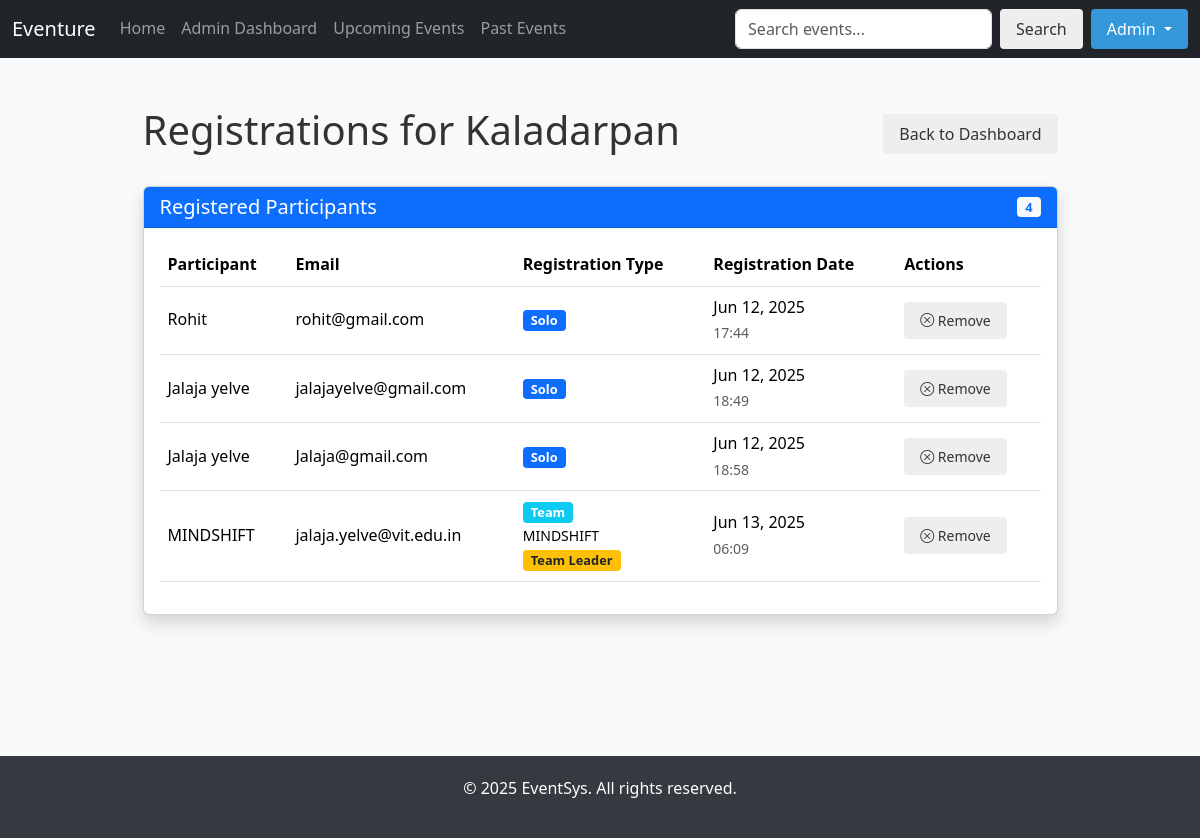
Page /event/1/registrations/ (signed in) on the earlier database version.
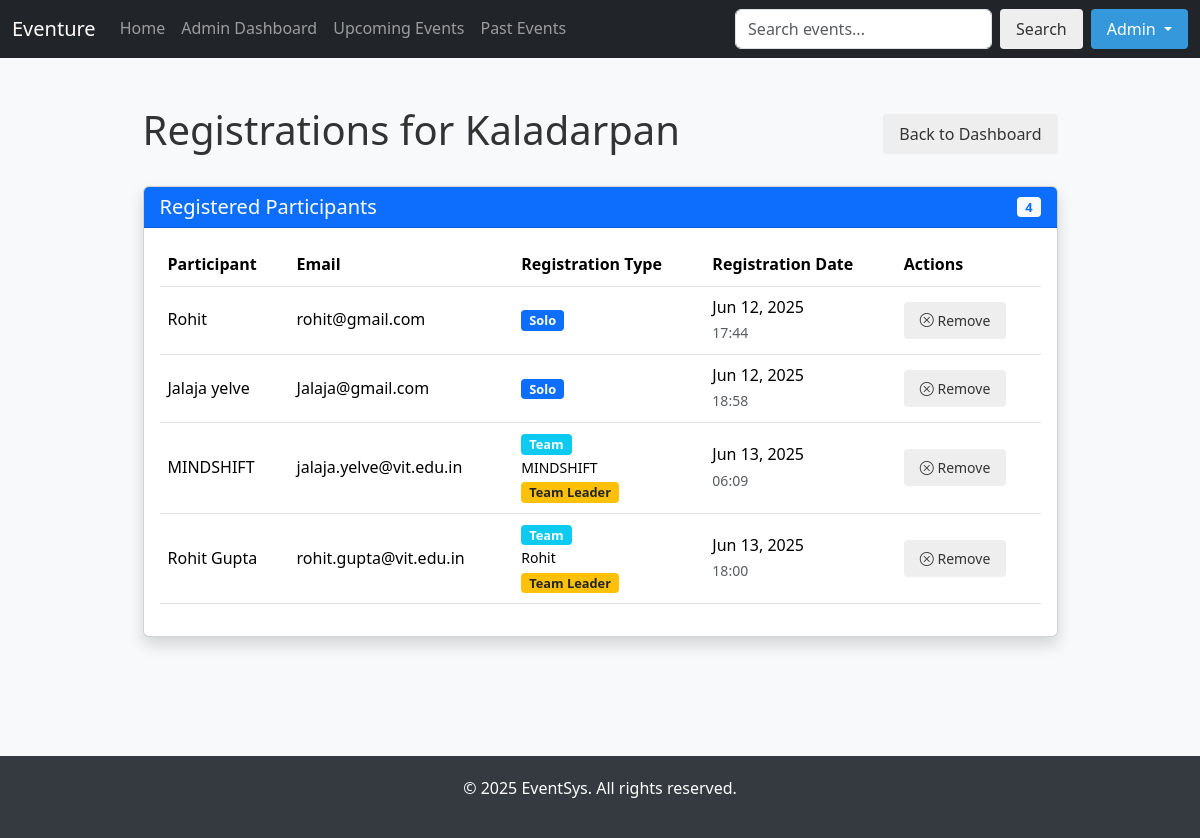
Same page on the later database version.
### events/models.py (models this page shows, shortened)
class Event(models.Model):
    TECHNICAL = 'TECH'
    CULTURAL = 'CULT'
    SPORTS = 'SPORTS'
    ACADEMIC = 'ACAD'
    OTHER = 'OTHER'
    DOMAIN_CHOICES = [
        (TECHNICAL, 'Technical'),
        (CULTURAL, 'Cultural'),
        (SPORTS, 'Sports'),
        (ACADEMIC, 'Academic'),
        (OTHER, 'Other')
    ]
    SOLO = 'SOLO'
    TEAM = 'TEAM'
    BOTH = 'BOTH'
    PARTICIPATION_TYPE_CHOICES = [
        (SOLO, 'Solo Participant'),
        (TEAM, 'Team Participation'),
        (BOTH, 'Both Solo & Team')
    ]
    title = models.CharField(max_length=200)
    description = models.TextField()
    domain = models.CharField(max_length=10, choices=DOMAIN_CHOICES, default=OTHER)
    participation_type = models.CharField(max_length=5, choices=PARTICIPATION_TYPE_CHOICES, default=SOLO)
    venue = models.CharField(max_length=200)
    date = models.DateField()
    time = models.TimeField()
    is_active = models.BooleanField(default=True)
    min_team_size = models.IntegerField(default=1, validators=[MinValueValidator(1)])
    max_team_size = models.IntegerField(default=1, validators=[MinValueValidator(1), MaxValueValidator(20)])
    image = models.ImageField(upload_to='event_images/', null=True, blank=True,
                              help_text="Upload an image for the event (optional)")

class EventRegistration(models.Model):
    event = models.ForeignKey(Event, on_delete=models.CASCADE)
    name = models.CharField(max_length=100)
    email = models.EmailField()
    user = models.ForeignKey(User, on_delete=models.CASCADE, null=True, blank=True)
    team = models.ForeignKey(Team, on_delete=models.SET_NULL, null=True, blank=True)
    is_team_registration = models.BooleanField(default=False)
    registered_at = models.DateTimeField(auto_now_add=True)

class Team(models.Model):
    name = models.CharField(max_length=100)
    event = models.ForeignKey(Event, on_delete=models.CASCADE)
    leader = models.ForeignKey(User, on_delete=models.CASCADE, related_name='team_leader')
    created_at = models.DateTimeField(auto_now_add=True)
    team_code = models.CharField(max_length=8, unique=True, blank=True)

### events/views.py (the view)
# urls.py: path('event/<int:event_id>/registrations/', views.view_event_registrations, name='view_event_registrations'),
@login_required
@user_passes_test(is_admin)
def view_event_registrations(request, event_id):
    event = get_object_or_404(Event, id=event_id)
    registrations = EventRegistration.objects.filter(event=event).select_related('user', 'team')
    return render(request, 'events/event_registrations.html', {
        'event': event,
        'registrations': registrations
    })

### events/context_processors.py (called while the page is built)
def notification_processor(request):
    context = {
        'unread_notifications_count': 0
    }
    if request.user.is_authenticated and not request.user.is_staff:
        context['unread_notifications_count'] = RegistrationRemoval.objects.filter(
            user=request.user,
            is_read=False
        ).count()
    return context

### events/views.py (called while the page is built)
def is_admin(user):
    return user.is_authenticated and user.is_staff

### events/templates/events/event_registrations.html (shortened to what this page needs)
{% extends 'events/base.html' %}
{% block content %}
<div class="container py-4">
    <div class="d-flex justify-content-between align-items-center mb-4">
        <h1>Registrations for {{ event.title }}</h1>
        <a href="{% url 'admin_dashboard' %}" class="btn btn-outline-secondary">Back to Dashboard</a>
    </div>
    <div class="card shadow">
        <div class="card-header bg-primary text-white">
            <div class="d-flex justify-content-between align-items-center">
                <h5 class="card-title mb-0">Registered Participants</h5>
                <span class="badge bg-light text-primary">{{ registrations.count }}</span>
            </div>
        </div>
        <div class="card-body">
            {% if registrations %}
                <div class="table-responsive">
                    <table class="table table-hover align-middle">
                        <thead>
                            <tr>
                                <th>Participant</th>
                                <th>Email</th>
                                <th>Registration Type</th>
                                <th>Registration Date</th>
                                <th>Actions</th>
                            </tr>
                        </thead>
                        <tbody>
                            {% for reg in registrations %}
                                <tr>
                                    <td>{{ reg.name }}</td>
                                    <td>{{ reg.email }}</td>
                                    <td>
                                        {% if reg.is_team_registration %}
                                            <span class="badge bg-info">Team</span>
                                            {% if reg.team %}
                                                <small class="d-block">{{ reg.team.name }}</small>
                                                {% if reg.user == reg.team.leader %}
                                                    <span class="badge bg-warning text-dark">Team Leader</span>
                                                {% else %}
                                                    <span class="badge bg-secondary">Member</span>
                                                {% endif %}
                                            {% endif %}
                                        {% else %}
                                            <span class="badge bg-primary">Solo</span>
                                        {% endif %}
                                    </td>
                                    <td>
                                        {{ reg.registered_at|date:"M d, Y" }}<br>
                                        <small class="text-muted">{{ reg.registered_at|time:"H:i" }}</small>
                                    </td>
                                    <td>
                                        <a href="{% url 'remove_registration' reg.id %}" class="btn btn-sm btn-danger">
                                            <i class="bi bi-x-circle"></i> Remove
                                        </a>
                                    </td>
                                </tr>
                            {% endfor %}
                        </tbody>
                    </table>
                </div>
            {% else %}
                <div class="alert alert-info">
                    <i class="bi bi-info-circle"></i> There are no registrations for this event yet.
                </div>
            {% endif %}
        </div>
    </div>
</div>
{% endblock %}

### events/templates/events/base.html (shortened to what this page needs)
<!DOCTYPE html>
<html lang="en">
<head>
    {% load static %}
    <link href="https://cdn.jsdelivr.net/npm/bootstrap@5.3.3/dist/css/bootstrap.min.css" rel="stylesheet">
    <link href="https://cdn.jsdelivr.net/npm/bootstrap-icons@1.11.3/font/bootstrap-icons.min.css" rel="stylesheet">
    <link rel="stylesheet" href="{% static 'events/css/style.css' %}">
</head>
<body>
    <nav class="navbar navbar-expand-lg navbar-dark bg-dark sticky-top">
        <div class="container-fluid">            <a class="navbar-brand" href="{% url 'home' %}">Eventure</a>
            <div class="collapse navbar-collapse" id="navbarNav">                <ul class="navbar-nav me-auto">
                    <li class="nav-item"><a class="nav-link" href="{% url 'home' %}">Home</a></li>
                    {% if user.is_authenticated and user.is_staff %}
                        <li class="nav-item"><a class="nav-link" href="{% url 'admin_dashboard' %}">Admin Dashboard</a></li>
                    {% endif %}
                    <li class="nav-item"><a class="nav-link" href="#events">Upcoming Events</a></li>
                    <li class="nav-item"><a class="nav-link" href="#history">Past Events</a></li>
                </ul>
                <div class="d-flex">
                    <form action="{% url 'search_events' %}" method="get" class="d-flex me-2">
                        <input class="form-control me-2" type="search" name="q" placeholder="Search events..." aria-label="Search">
                        <button class="btn btn-outline-light" type="submit">Search</button>
                    </form>
                    {% if user.is_authenticated %}
                        <div class="dropdown">
                            <button class="btn btn-primary dropdown-toggle" type="button" data-bs-toggle="dropdown">
                                {% if user.is_staff %}Admin{% else %}{{ user.get_full_name|default:user.username }}{% endif %}
                            </button>
                        </div>                    {% else %}
                        <div class="d-flex gap-2">
                            <a href="{% url 'signup' %}" class="btn btn-outline-primary">Sign Up</a>
                            <a href="{% url 'login' %}" class="btn btn-primary">Login</a>
                        </div>
                    {% endif %}
                </div>
            </div>
        </div>
    </nav>
    {% block hero %}{% endblock %}    <main class="container py-4">
        {% block content %}{% endblock %}
    </main>
    <footer>
        <div class="container">
            <p>&copy; 2025 EventSys. All rights reserved.</p>
        </div>
    </footer>
</body>
</html>

### events/static/events/css/style.css (style rules this page uses)
:root { --primary-color: #3498db; --secondary-color: #2c3e50; --accent-color: #e74c3c; --light-color: #f5f5f5; --dark-color: #333; --success-color: #2ecc71; --warning-color: #f39c12; }
* { margin: 0; padding: 0; box-sizing: border-box; }
body { font-family: 'Segoe UI', Tahoma, Geneva, Verdana, sans-serif; line-height: 1.6; color: var(--dark-color); background-color: #f9f9f9; }
.container { width: 90%; max-width: 1200px; margin: 0 auto; padding: 0 15px; }
a { text-decoration: none; color: var(--primary-color); }
main { padding: 2rem 0; min-height: calc(100vh - 150px); }
.badge { display: inline-block; padding: 0.25rem 0.5rem; border-radius: 4px; font-size: 0.8rem; font-weight: bold; }
.btn { display: inline-block; padding: 0.5rem 1rem; border-radius: 4px; background-color: #eee; color: var(--dark-color); cursor: pointer; border: none; transition: all 0.3s ease; }
.btn-primary { background-color: var(--primary-color); color: white; }
footer { background-color: var(--secondary-color); color: white; padding: 1rem 0; text-align: center; }

### events/templates/events/base.html (style rules this page uses)
body { font-family: 'Segoe UI', sans-serif; background: #f8f9fa; scroll-behavior: smooth; }
footer { background-color: #343a40; color: white; padding: 20px 0; text-align: center; margin-top: 3rem; }

Differences in the rows shown:
removed EventRegistration: name "Jalaja yelve", email "jalajayelve@gmail.com", is_team_registration "Solo", registered_at "Jun 12, 2025", registered_at "18:49"
added EventRegistration: name "Rohit Gupta", email "rohit.gupta@vit.edu.in", team.name "Rohit", shows "Team Leader", registered_at "Jun 13, 2025", registered_at "18:00"
